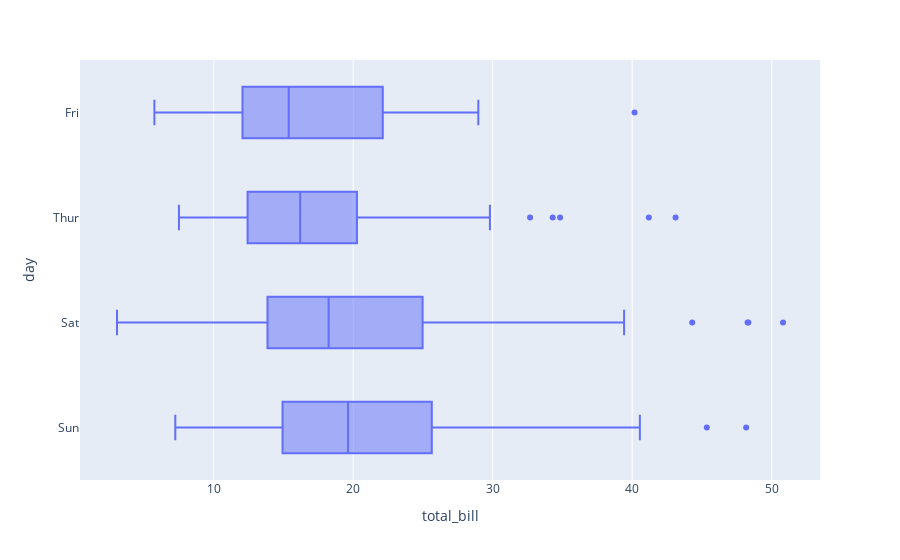

The code cell stored with this chart in its notebook:
### Code cell
px.box(tips[['total_bill','day']],x ='total_bill',y='day')

### Figure 1 — Plotly figure (JSON) as saved in the notebook; plotly's stock layout.template omitted (floating-point values rounded to 4 significant figures; data arrays with more than 128 entries replaced by an {"elided": "..."} marker saying what was removed)
{"data": [{"alignmentgroup": "True", "hovertemplate": "total_bill=%{x}<br>day=%{y}<extra></extra>", "legendgroup": "", "marker": {"color": "#636efa"}, "name": "", "notched": false, "offsetgroup": "", "orientation": "h", "showlegend": false, "type": "box", "x": {"elided": "244 float values"}, "x0": " ", "xaxis": "x", "y": {"elided": "244 str values"}, "y0": " ", "yaxis": "y"}], "layout": {"boxmode": "group", "legend": {"tracegroupgap": 0}, "margin": {"t": 60}, "xaxis": {"anchor": "y", "domain": [0, 1], "title": {"text": "total_bill"}}, "yaxis": {"anchor": "x", "domain": [0, 1], "title": {"text": "day"}}}}
